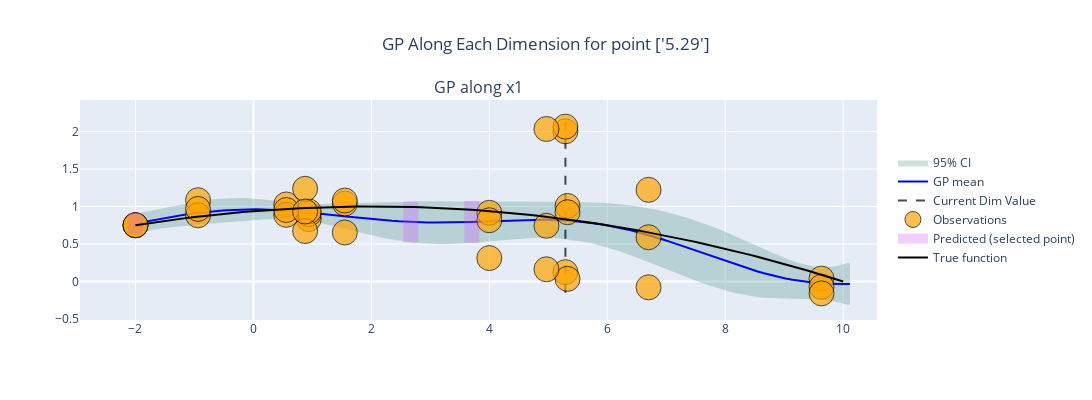

Notebook code cell kept with this figure:
### Markdown cell above
## Heteroscedastic + fixed white noise

### Code cell
fig = runs.plot_GP(mg.HeteroWhiteSGP, figsize=(12, 4))
plot_test(fig)
